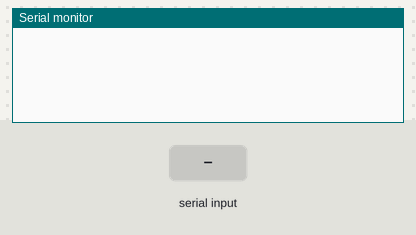
A sketch run on a simulated Arduino Uno, built with avr-gcc and run on an emulated ATmega328P. Shown: the last lines printed to the serial monitor. The inputs (shaded band) are chosen by the test bench.

Above: at 1.2 s.
1.3 s: "T" received over Serial
At 2.3 s:
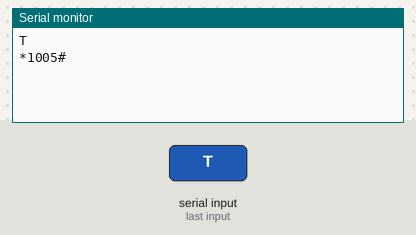
2.8 s: "1" received over Serial
At 3.3 s:
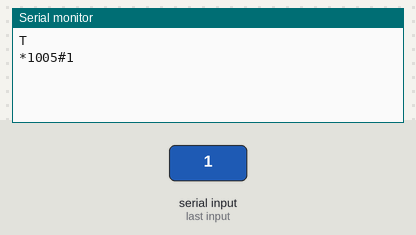

Measured:
- after the input at 1.3 s, the serial monitor: prints a new line at once (image 1)
- after the input at 2.8 s, the serial monitor: prints a new line at once (image 2)

The sketch:

bluetooth_android.ino
```cpp
String value="";
String temp = "*1005#";
void setup() {
  Serial.begin(9600);
}

void loop() {
if(Serial.available()){
  String val = "";
  while(Serial.available()){
    char command = Serial.read();
    val+=command;
  }
  value=val;
  val="";
  delay(10);//its necessary for get all data
 }
 else{
 value="";
 }
 if(value!=""){
  Serial.println(value);
 }
 if(value=="T"){
  Serial.print(temp);
  value="";
 }
}
```
